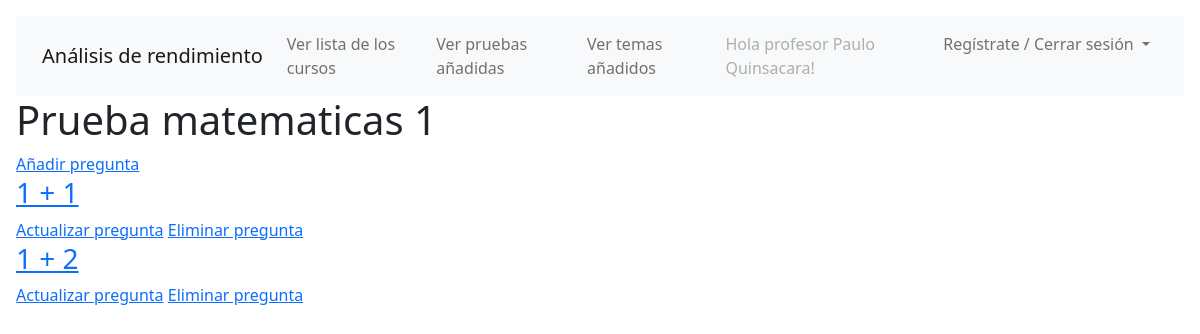
/prueba/1/ (signed in), run on the app's committed database.
### base/models.py (models this page shows, shortened)
class Prueba(models.Model):
    user = models.ForeignKey(User, on_delete=models.CASCADE, related_name='pruebas')
    nombre_prueba = models.CharField('Nombre Prueba', max_length=100)
    aciertoprueba = models.DecimalField(max_digits=4, decimal_places=3, blank=True, null=True)
    calificacionprueba = models.DecimalField(max_digits=3, decimal_places=2, blank=True, null=True)
    pruebareal = models.IntegerField('Numero de prueba', default=0)

class Preguntas(models.Model):
    prueba = models.ForeignKey(Prueba, on_delete=models.CASCADE)
    tema = models.ForeignKey(Tema, on_delete=models.CASCADE)
    pregunta = models.CharField('Pregunta', max_length=100)
    acierto = models.DecimalField(max_digits=4, decimal_places=3, blank=True, null=True)

### base/views.py (the view)
# urls.py: path('prueba/<str:pk>/', views.prueba, name="prueba"),
@login_required(login_url='login')
def prueba(request, pk):
    calcular()
    prueba = Prueba.objects.get(id=pk)
    context = {'prueba': prueba}
    return render(request, 'base/prueba.html', context)

### base/models.py (called while the page is built)
    def save(self):
        self.nombre_completo = self.nombres + ' ' + self.apellidos
        return super(Estudiante, self).save()

### base/templates/base/prueba.html
{% extends 'base/main.html' %}
{% block content %}
<h1>{{prueba.nombre_prueba}}</h1>
<div>
    <a href="{% url 'crear-preguntas' prueba.id %}">Añadir pregunta</a>
    <div>
        {% for preguntas in prueba.preguntas_set.all %}
            <div>
                <h3><a href="/pregunta/{{preguntas.id}}">{{preguntas.pregunta}}</a></h3>
                <a href="{% url 'actualizar-preguntas' preguntas.id %}">Actualizar pregunta</a>
                <a href="{% url 'eliminar-preguntas' preguntas.id %}">Eliminar pregunta</a>
            </div>
        {% empty %}
            No existe aún ninguna pregunta relacionado a la prueba.
        {% endfor %}
    </div>
</div>
{% endblock content %}

### base/templates/base/navbar.html (shortened to what this page needs)
<!doctype html>
<html lang="en">
  <head>
    <link href="https://cdn.jsdelivr.net/npm/bootstrap@5.2.1/dist/css/bootstrap.min.css" rel="stylesheet">
    <link href="https://getbootstrap.com/docs/5.2/assets/css/docs.css" rel="stylesheet">
  </head>
  <body class="p-3 m-0 border-0 bd-example">
    <nav class="navbar navbar-expand-lg bg-light">
      <div class="container">
        <a class="navbar-brand" href="/">Análisis de rendimiento</a>
        <div class="collapse navbar-collapse" id="navbarSupportedContent">
          {% if user.is_authenticated %}
          <ul class="navbar-nav me-auto mb-2 mb-lg-0">
            <li class="nav-item">
              <a class="nav-link" href="{% url 'listacursos' %}">Ver lista de los cursos</a>
            </li>
            <li class="nav-item">
              <a class="nav-link" href="{% url 'listapruebas' %}">Ver pruebas añadidas</a>
            </li>
            <li class="nav-item">
              <a class="nav-link" href="{% url 'listatemas' %}">Ver temas añadidos</a>
            </li>
            <li class="nav-item">
              <a class="nav-link disabled">Hola profesor {{ user.first_name }} {{ user.last_name }}!</a>
            </li>
            <li class="nav-item dropdown">
            <a class="nav-link dropdown-toggle" href="#" role="button" data-bs-toggle="dropdown" aria-expanded="false">
                Regístrate / Cerrar sesión
            </a>
          </li>
          </ul>
          {% endif %}
        </div>
      </div>
    </nav>
  </body>
</html>

### data on the page
Prueba: nombre_prueba "Prueba matematicas 1"
Preguntas: pregunta "1 + 1"
Preguntas: pregunta "1 + 2"

### other printed values
{{ user.first_name }} "Paulo"
{{ user.last_name }} "Quinsacara"
